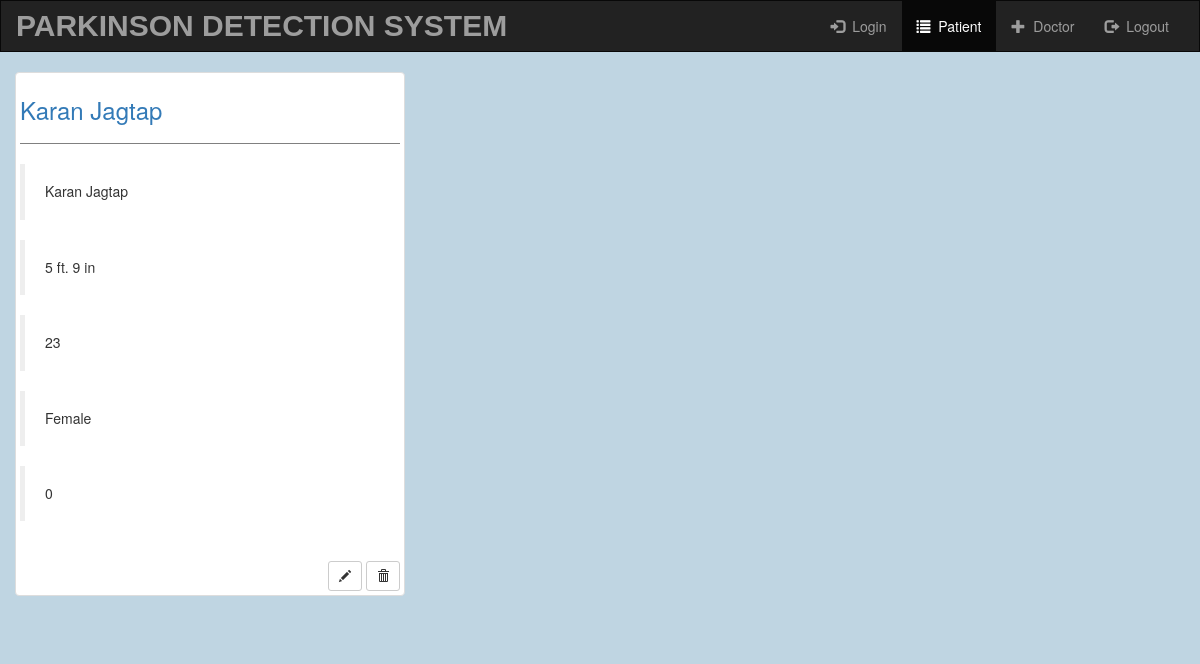
Page /account/patient-detail/5/ on the committed database.
### account/models.py (models this page shows, shortened)
class PatientProfileModel(models.Model):
    name = models.CharField(max_length=100, error_messages={'required': 'Please Enter your name'}, default='')
    age = models.IntegerField(blank=True, default=0)
    gender = models.CharField(max_length=10, default='Male')
    smoker = models.CharField(max_length=10, default='No')
    height = models.CharField(max_length=20, default='0', help_text='5 ft. 6 in.')
    weight = models.IntegerField(error_messages={'required': 'Please Enter a numeric value'}, default=0, help_text='kg.')
    blood_pressure = models.IntegerField(error_messages={'required': 'Please Enter a numeric value'}, default=0)
    state = models.CharField(max_length=20, default='')
    city = models.CharField(max_length=20, default='')

### account/views.py (the view)
# urls.py: path('patient-detail/<int:patient_id>/', views.patient_detail, name="patient_details"),
def patient_detail(request, patient_id):
    patient_data = get_object_or_404(PatientProfileModel, pk=patient_id)
    form = PatientProfileForm(instance=patient_data)
    context = {
        'form' : form,
        'patient_detail': patient_data
    }
    return render(request, 'account/patient_detail.html', context)

### account/templates/account/patient_detail.html (shortened to what this page needs)
<!DOCTYPE html>
<html lang="en">
<head>
  {% load static %}
  <link rel="stylesheet" href="https://maxcdn.bootstrapcdn.com/bootstrap/3.3.6/css/bootstrap.min.css">
  <link rel="stylesheet" type="text/css" href="{% static 'account/style.css' %}"/>
</head>
<body>
<nav class="navbar navbar-inverse">
  <div class="container-fluid">
    <div class="navbar-header">
      <a class="navbar-brand" href="{% url 'index' %}">Parkinson Detection System</a>
    </div>
    <div class="collapse navbar-collapse" id="topNavBar">
      <ul class="nav navbar-nav navbar-right">
        <li>
          <a href="{% url 'account:login_user' %}">
            <span class="glyphicon glyphicon-log-in" aria-hidden="true"></span>&nbsp; Login
          </a>
        </li>
        <li class="active">
          <a href="{% url 'account:register_patient' %}">
            <span class="glyphicon glyphicon-list" aria-hidden="true"></span>&nbsp; Patient
          </a>
        </li>
        <li>
          <a href="{% url 'account:register_doctor' %}">
            <span class="glyphicon glyphicon-plus" aria-hidden="true"></span>&nbsp; Doctor
          </a>
        </li>
        <li>
          <a href="{% url 'account:logout_user' %}">
            <span class="glyphicon glyphicon-log-out" aria-hidden="true"></span>&nbsp; Logout
          </a>
        </li>
      </ul>
    </div>
  </div>
</nav>
      <div class="container">
        <div class="row justify-content-md-center">
          <div class="thumbnail col-md-4">
            <h3 class="text-sm-center text-primary">{{ patient_detail.name }}</h3>
            <hr/>
            <blockquote><h5>{{ patient_detail.name|linebreaks }}</h5></blockquote>
            <blockquote><h5>{{ patient_detail.height|linebreaks }}</h5></blockquote>
            <blockquote><h5>{{ patient_detail.age|linebreaks }}</h5></blockquote>
            <blockquote><h5>{{ patient_detail.gender|linebreaks }}</h5></blockquote>
            <blockquote><h5>{{ patient_detail.weight|linebreaks }}</h5></blockquote>
            <br>
            <div align="end">
              <form action="{% url 'account:patient_delete' patient_detail.id %}" method="post" style="display: inline;">
                <a href="{% url 'account:patient_edit' patient_detail.id %}" class="btn btn-default btn-sm">
                  <span class="glyphicon glyphicon-pencil"></span>
                </a>
                <button type="submit" class="btn btn-default btn-sm">
                  <span class="glyphicon glyphicon-trash"></span>
                </button>
              </form>
            </div>
          </div>
        </div>
        <br>
      </div>
</body>
</html>

### account/static/account/style.css (style rules this page uses)
body { background-size: cover; background-repeat: no-repeat; background-color: #BFD5E2; }
.navbar { border-radius: 0; }
.navbar-brand { font-family: 'Verdana', sans-serif; text-transform: uppercase; font-weight: bold; font-size: 30px; }
a:link { text-decoration: none; }
hr { border-top: 1px solid gray; }

### rows in the picture
PatientProfileModel: name "Karan Jagtap", height "5 ft. 9 in", age "23", gender "Female", weight "0"
